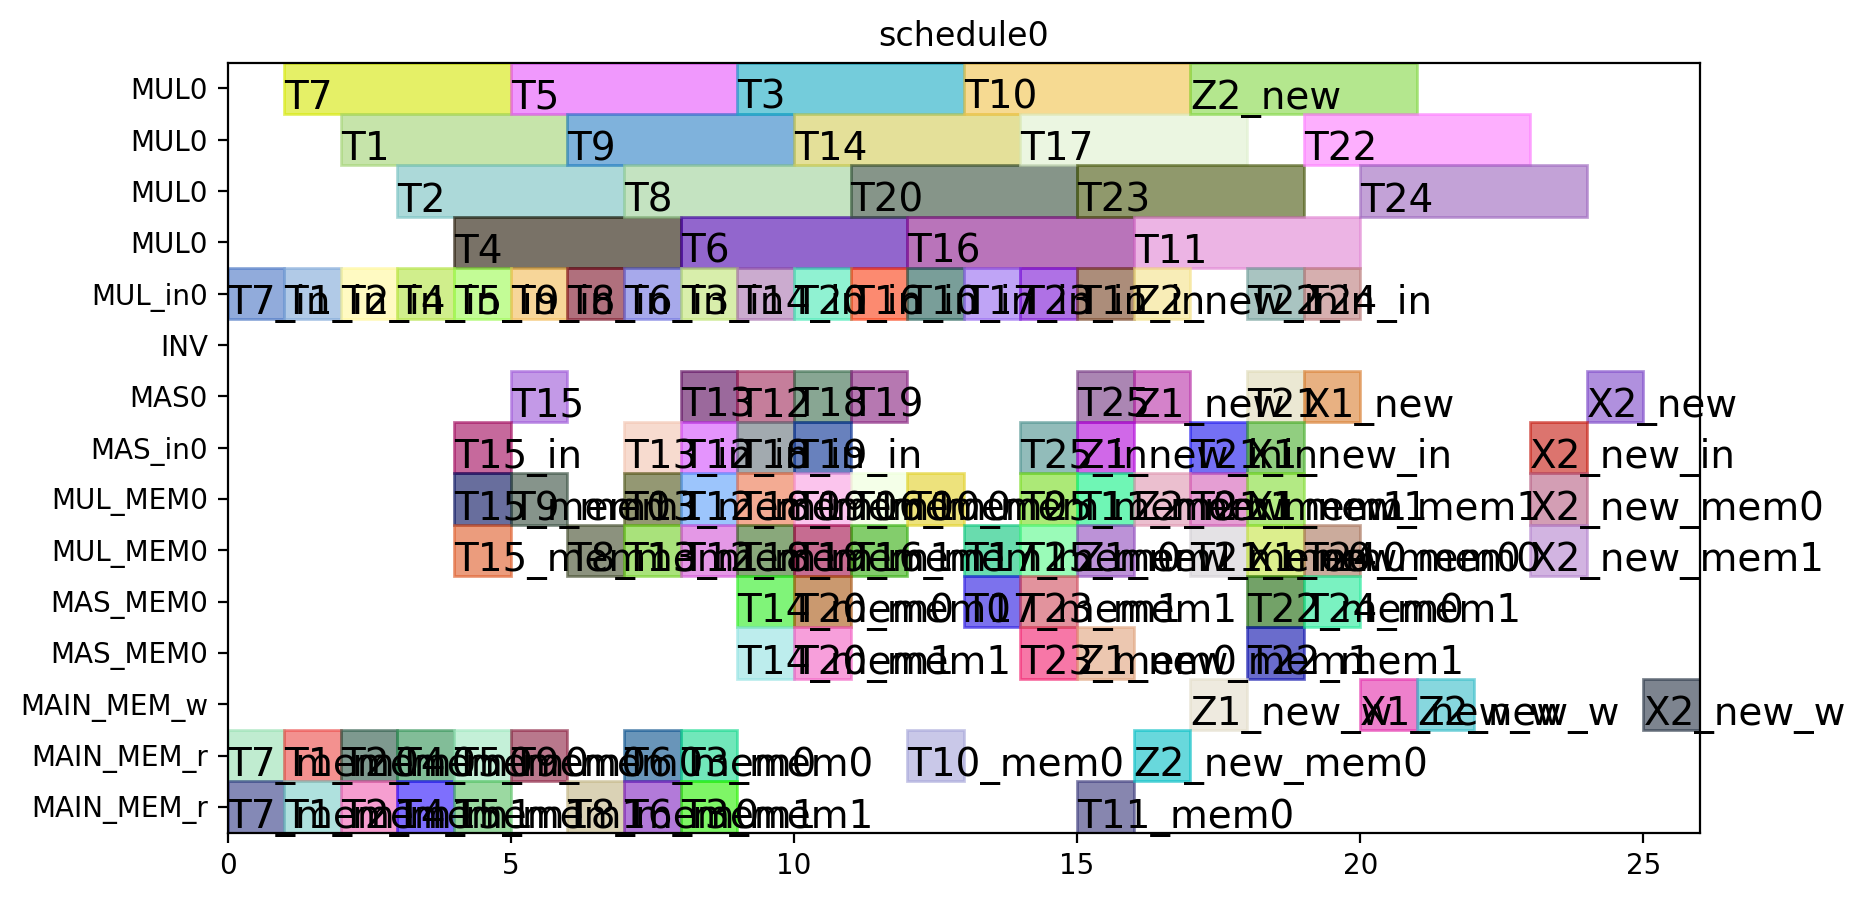

This chart was generated by the following Python code:
from pyschedule import Scenario, solvers, plotters, alt


def solve():
	horizon = 90
	S = Scenario("schedule0", horizon=horizon)

	# resource
	MUL = S.Resources('MUL', num=1, size=4)
	MUL_in = S.Resources('MUL_in', num=1)
	INV = S.Resource('INV')
	MAS = S.Resources('MAS', num=1, size=1, periods=range(1, horizon))
	MAS_in = S.Resources('MAS_in', num=1)
	MUL_MEM = S.Resources('MUL_MEM', num=1, size=2)
	MAS_MEM = S.Resources('MAS_MEM', num=1, size=2)
	MAIN_MEM_w = S.Resource('MAIN_MEM_w', size=1)
	MAIN_MEM_r = S.Resource('MAIN_MEM_r', size=2)

	# result of previous scheduling

	# new tasks
	T1_in = S.Task('T1_in', length=1, delay_cost=1)
	T1_in += alt(MUL_in)
	T1 = S.Task('T1', length=4, delay_cost=1)
	T1 += alt(MUL)
	S += T1>=T1_in

	T1_mem0 = S.Task('T1_mem0', length=1, delay_cost=1)
	T1_mem0 += MAIN_MEM_r
	S += T1_mem0 <= T1

	T1_mem1 = S.Task('T1_mem1', length=1, delay_cost=1)
	T1_mem1 += MAIN_MEM_r
	S += T1_mem1 <= T1

	T2_in = S.Task('T2_in', length=1, delay_cost=1)
	T2_in += alt(MUL_in)
	T2 = S.Task('T2', length=4, delay_cost=1)
	T2 += alt(MUL)
	S += T2>=T2_in

	T2_mem0 = S.Task('T2_mem0', length=1, delay_cost=1)
	T2_mem0 += MAIN_MEM_r
	S += T2_mem0 <= T2

	T2_mem1 = S.Task('T2_mem1', length=1, delay_cost=1)
	T2_mem1 += MAIN_MEM_r
	S += T2_mem1 <= T2

	T3_in = S.Task('T3_in', length=1, delay_cost=1)
	T3_in += alt(MUL_in)
	T3 = S.Task('T3', length=4, delay_cost=1)
	T3 += alt(MUL)
	S += T3>=T3_in

	T3_mem0 = S.Task('T3_mem0', length=1, delay_cost=1)
	T3_mem0 += MAIN_MEM_r
	S += T3_mem0 <= T3

	T3_mem1 = S.Task('T3_mem1', length=1, delay_cost=1)
	T3_mem1 += MAIN_MEM_r
	S += T3_mem1 <= T3

	T4_in = S.Task('T4_in', length=1, delay_cost=1)
	T4_in += alt(MUL_in)
	T4 = S.Task('T4', length=4, delay_cost=1)
	T4 += alt(MUL)
	S += T4>=T4_in

	T4_mem0 = S.Task('T4_mem0', length=1, delay_cost=1)
	T4_mem0 += MAIN_MEM_r
	S += T4_mem0 <= T4

	T4_mem1 = S.Task('T4_mem1', length=1, delay_cost=1)
	T4_mem1 += MAIN_MEM_r
	S += T4_mem1 <= T4

	T5_in = S.Task('T5_in', length=1, delay_cost=1)
	T5_in += alt(MUL_in)
	T5 = S.Task('T5', length=4, delay_cost=1)
	T5 += alt(MUL)
	S += T5>=T5_in

	T5_mem0 = S.Task('T5_mem0', length=1, delay_cost=1)
	T5_mem0 += MAIN_MEM_r
	S += T5_mem0 <= T5

	T5_mem1 = S.Task('T5_mem1', length=1, delay_cost=1)
	T5_mem1 += MAIN_MEM_r
	S += T5_mem1 <= T5

	T6_in = S.Task('T6_in', length=1, delay_cost=1)
	T6_in += alt(MUL_in)
	T6 = S.Task('T6', length=4, delay_cost=1)
	T6 += alt(MUL)
	S += T6>=T6_in

	T6_mem0 = S.Task('T6_mem0', length=1, delay_cost=1)
	T6_mem0 += MAIN_MEM_r
	S += T6_mem0 <= T6

	T6_mem1 = S.Task('T6_mem1', length=1, delay_cost=1)
	T6_mem1 += MAIN_MEM_r
	S += T6_mem1 <= T6

	T7_in = S.Task('T7_in', length=1, delay_cost=1)
	T7_in += alt(MUL_in)
	T7 = S.Task('T7', length=4, delay_cost=1)
	T7 += alt(MUL)
	S += T7>=T7_in

	T7_mem0 = S.Task('T7_mem0', length=1, delay_cost=1)
	T7_mem0 += MAIN_MEM_r
	S += T7_mem0 <= T7

	T7_mem1 = S.Task('T7_mem1', length=1, delay_cost=1)
	T7_mem1 += MAIN_MEM_r
	S += T7_mem1 <= T7

	T8_in = S.Task('T8_in', length=1, delay_cost=1)
	T8_in += alt(MUL_in)
	T8 = S.Task('T8', length=4, delay_cost=1)
	T8 += alt(MUL)
	S += T8>=T8_in

	T8_mem0 = S.Task('T8_mem0', length=1, delay_cost=1)
	T8_mem0 += MAIN_MEM_r
	S += T8_mem0 <= T8

	T8_mem1 = S.Task('T8_mem1', length=1, delay_cost=1)
	T8_mem1 += alt(MUL_MEM)
	S += (T1*MUL[0])-1 < T8_mem1*MUL_MEM[0]
	S += T8_mem1 <= T8

	T9_in = S.Task('T9_in', length=1, delay_cost=1)
	T9_in += alt(MUL_in)
	T9 = S.Task('T9', length=4, delay_cost=1)
	T9 += alt(MUL)
	S += T9>=T9_in

	T9_mem0 = S.Task('T9_mem0', length=1, delay_cost=1)
	T9_mem0 += MAIN_MEM_r
	S += T9_mem0 <= T9

	T9_mem1 = S.Task('T9_mem1', length=1, delay_cost=1)
	T9_mem1 += alt(MUL_MEM)
	S += (T1*MUL[0])-1 < T9_mem1*MUL_MEM[0]
	S += T9_mem1 <= T9

	T10_in = S.Task('T10_in', length=1, delay_cost=1)
	T10_in += alt(MUL_in)
	T10 = S.Task('T10', length=4, delay_cost=1)
	T10 += alt(MUL)
	S += T10>=T10_in

	T10_mem0 = S.Task('T10_mem0', length=1, delay_cost=1)
	T10_mem0 += MAIN_MEM_r
	S += T10_mem0 <= T10

	T10_mem1 = S.Task('T10_mem1', length=1, delay_cost=1)
	T10_mem1 += alt(MUL_MEM)
	S += (T3*MUL[0])-1 < T10_mem1*MUL_MEM[0]
	S += T10_mem1 <= T10

	T11_in = S.Task('T11_in', length=1, delay_cost=1)
	T11_in += alt(MUL_in)
	T11 = S.Task('T11', length=4, delay_cost=1)
	T11 += alt(MUL)
	S += T11>=T11_in

	T11_mem0 = S.Task('T11_mem0', length=1, delay_cost=1)
	T11_mem0 += MAIN_MEM_r
	S += T11_mem0 <= T11

	T11_mem1 = S.Task('T11_mem1', length=1, delay_cost=1)
	T11_mem1 += alt(MUL_MEM)
	S += (T3*MUL[0])-1 < T11_mem1*MUL_MEM[0]
	S += T11_mem1 <= T11

	T12_in = S.Task('T12_in', length=1, delay_cost=1)
	T12_in += alt(MAS_in)
	T12 = S.Task('T12', length=1, delay_cost=1)
	T12 += alt(MAS)

	S += T12>=T12_in

	T12_mem0 = S.Task('T12_mem0', length=1, delay_cost=1)
	T12_mem0 += alt(MUL_MEM)
	S += (T4*MUL[0])-1 < T12_mem0*MUL_MEM[0]
	S += T12_mem0 <= T12

	T12_mem1 = S.Task('T12_mem1', length=1, delay_cost=1)
	T12_mem1 += alt(MUL_MEM)
	S += (T2*MUL[0])-1 < T12_mem1*MUL_MEM[0]
	S += T12_mem1 <= T12

	T13_in = S.Task('T13_in', length=1, delay_cost=1)
	T13_in += alt(MAS_in)
	T13 = S.Task('T13', length=1, delay_cost=1)
	T13 += alt(MAS)

	S += T13>=T13_in

	T13_mem0 = S.Task('T13_mem0', length=1, delay_cost=1)
	T13_mem0 += alt(MUL_MEM)
	S += (T4*MUL[0])-1 < T13_mem0*MUL_MEM[0]
	S += T13_mem0 <= T13

	T13_mem1 = S.Task('T13_mem1', length=1, delay_cost=1)
	T13_mem1 += alt(MUL_MEM)
	S += (T2*MUL[0])-1 < T13_mem1*MUL_MEM[0]
	S += T13_mem1 <= T13

	T15_in = S.Task('T15_in', length=1, delay_cost=1)
	T15_in += alt(MAS_in)
	T15 = S.Task('T15', length=1, delay_cost=1)
	T15 += alt(MAS)

	S += T15>=T15_in

	T15_mem0 = S.Task('T15_mem0', length=1, delay_cost=1)
	T15_mem0 += alt(MUL_MEM)
	S += (T7*MUL[0])-1 < T15_mem0*MUL_MEM[0]
	S += T15_mem0 <= T15

	T15_mem1 = S.Task('T15_mem1', length=1, delay_cost=1)
	T15_mem1 += alt(MUL_MEM)
	S += (T7*MUL[0])-1 < T15_mem1*MUL_MEM[0]
	S += T15_mem1 <= T15

	T14_in = S.Task('T14_in', length=1, delay_cost=1)
	T14_in += alt(MUL_in)
	T14 = S.Task('T14', length=4, delay_cost=1)
	T14 += alt(MUL)
	S += T14>=T14_in

	T14_mem0 = S.Task('T14_mem0', length=1, delay_cost=1)
	T14_mem0 += alt(MAS_MEM)
	S += (T13*MAS[0])-1 < T14_mem0*MAS_MEM[0]
	S += T14_mem0 <= T14

	T14_mem1 = S.Task('T14_mem1', length=1, delay_cost=1)
	T14_mem1 += alt(MAS_MEM)
	S += (T13*MAS[0])-1 < T14_mem1*MAS_MEM[0]
	S += T14_mem1 <= T14

	T16_in = S.Task('T16_in', length=1, delay_cost=1)
	T16_in += alt(MUL_in)
	T16 = S.Task('T16', length=4, delay_cost=1)
	T16 += alt(MUL)
	S += T16>=T16_in

	T16_mem0 = S.Task('T16_mem0', length=1, delay_cost=1)
	T16_mem0 += alt(MUL_MEM)
	S += (T1*MUL[0])-1 < T16_mem0*MUL_MEM[0]
	S += T16_mem0 <= T16

	T16_mem1 = S.Task('T16_mem1', length=1, delay_cost=1)
	T16_mem1 += alt(MUL_MEM)
	S += (T8*MUL[0])-1 < T16_mem1*MUL_MEM[0]
	S += T16_mem1 <= T16

	T17_in = S.Task('T17_in', length=1, delay_cost=1)
	T17_in += alt(MUL_in)
	T17 = S.Task('T17', length=4, delay_cost=1)
	T17 += alt(MUL)
	S += T17>=T17_in

	T17_mem0 = S.Task('T17_mem0', length=1, delay_cost=1)
	T17_mem0 += alt(MUL_MEM)
	S += (T8*MUL[0])-1 < T17_mem0*MUL_MEM[0]
	S += T17_mem0 <= T17

	T17_mem1 = S.Task('T17_mem1', length=1, delay_cost=1)
	T17_mem1 += alt(MAS_MEM)
	S += (T15*MAS[0])-1 < T17_mem1*MAS_MEM[0]
	S += T17_mem1 <= T17

	T18_in = S.Task('T18_in', length=1, delay_cost=1)
	T18_in += alt(MAS_in)
	T18 = S.Task('T18', length=1, delay_cost=1)
	T18 += alt(MAS)

	S += T18>=T18_in

	T18_mem0 = S.Task('T18_mem0', length=1, delay_cost=1)
	T18_mem0 += alt(MUL_MEM)
	S += (T5*MUL[0])-1 < T18_mem0*MUL_MEM[0]
	S += T18_mem0 <= T18

	T18_mem1 = S.Task('T18_mem1', length=1, delay_cost=1)
	T18_mem1 += alt(MUL_MEM)
	S += (T9*MUL[0])-1 < T18_mem1*MUL_MEM[0]
	S += T18_mem1 <= T18

	T19_in = S.Task('T19_in', length=1, delay_cost=1)
	T19_in += alt(MAS_in)
	T19 = S.Task('T19', length=1, delay_cost=1)
	T19 += alt(MAS)

	S += T19>=T19_in

	T19_mem0 = S.Task('T19_mem0', length=1, delay_cost=1)
	T19_mem0 += alt(MUL_MEM)
	S += (T5*MUL[0])-1 < T19_mem0*MUL_MEM[0]
	S += T19_mem0 <= T19

	T19_mem1 = S.Task('T19_mem1', length=1, delay_cost=1)
	T19_mem1 += alt(MUL_MEM)
	S += (T9*MUL[0])-1 < T19_mem1*MUL_MEM[0]
	S += T19_mem1 <= T19

	T21_in = S.Task('T21_in', length=1, delay_cost=1)
	T21_in += alt(MAS_in)
	T21 = S.Task('T21', length=1, delay_cost=1)
	T21 += alt(MAS)

	S += T21>=T21_in

	T21_mem0 = S.Task('T21_mem0', length=1, delay_cost=1)
	T21_mem0 += alt(MUL_MEM)
	S += (T6*MUL[0])-1 < T21_mem0*MUL_MEM[0]
	S += T21_mem0 <= T21

	T21_mem1 = S.Task('T21_mem1', length=1, delay_cost=1)
	T21_mem1 += alt(MUL_MEM)
	S += (T10*MUL[0])-1 < T21_mem1*MUL_MEM[0]
	S += T21_mem1 <= T21

	T24_in = S.Task('T24_in', length=1, delay_cost=1)
	T24_in += alt(MUL_in)
	T24 = S.Task('T24', length=4, delay_cost=1)
	T24 += alt(MUL)
	S += T24>=T24_in

	T24_mem0 = S.Task('T24_mem0', length=1, delay_cost=1)
	T24_mem0 += alt(MUL_MEM)
	S += (T11*MUL[0])-1 < T24_mem0*MUL_MEM[0]
	S += T24_mem0 <= T24

	T24_mem1 = S.Task('T24_mem1', length=1, delay_cost=1)
	T24_mem1 += alt(MAS_MEM)
	S += (T12*MAS[0])-1 < T24_mem1*MAS_MEM[0]
	S += T24_mem1 <= T24

	T20_in = S.Task('T20_in', length=1, delay_cost=1)
	T20_in += alt(MUL_in)
	T20 = S.Task('T20', length=4, delay_cost=1)
	T20 += alt(MUL)
	S += T20>=T20_in

	T20_mem0 = S.Task('T20_mem0', length=1, delay_cost=1)
	T20_mem0 += alt(MAS_MEM)
	S += (T15*MAS[0])-1 < T20_mem0*MAS_MEM[0]
	S += T20_mem0 <= T20

	T20_mem1 = S.Task('T20_mem1', length=1, delay_cost=1)
	T20_mem1 += alt(MAS_MEM)
	S += (T18*MAS[0])-1 < T20_mem1*MAS_MEM[0]
	S += T20_mem1 <= T20

	T22_in = S.Task('T22_in', length=1, delay_cost=1)
	T22_in += alt(MUL_in)
	T22 = S.Task('T22', length=4, delay_cost=1)
	T22 += alt(MUL)
	S += T22>=T22_in

	T22_mem0 = S.Task('T22_mem0', length=1, delay_cost=1)
	T22_mem0 += alt(MAS_MEM)
	S += (T21*MAS[0])-1 < T22_mem0*MAS_MEM[0]
	S += T22_mem0 <= T22

	T22_mem1 = S.Task('T22_mem1', length=1, delay_cost=1)
	T22_mem1 += alt(MAS_MEM)
	S += (T21*MAS[0])-1 < T22_mem1*MAS_MEM[0]
	S += T22_mem1 <= T22

	T23_in = S.Task('T23_in', length=1, delay_cost=1)
	T23_in += alt(MUL_in)
	T23 = S.Task('T23', length=4, delay_cost=1)
	T23 += alt(MUL)
	S += T23>=T23_in

	T23_mem0 = S.Task('T23_mem0', length=1, delay_cost=1)
	T23_mem0 += alt(MAS_MEM)
	S += (T19*MAS[0])-1 < T23_mem0*MAS_MEM[0]
	S += T23_mem0 <= T23

	T23_mem1 = S.Task('T23_mem1', length=1, delay_cost=1)
	T23_mem1 += alt(MAS_MEM)
	S += (T19*MAS[0])-1 < T23_mem1*MAS_MEM[0]
	S += T23_mem1 <= T23

	T25_in = S.Task('T25_in', length=1, delay_cost=1)
	T25_in += alt(MAS_in)
	T25 = S.Task('T25', length=1, delay_cost=1)
	T25 += alt(MAS)

	S += T25>=T25_in

	T25_mem0 = S.Task('T25_mem0', length=1, delay_cost=1)
	T25_mem0 += alt(MUL_MEM)
	S += (T20*MUL[0])-1 < T25_mem0*MUL_MEM[0]
	S += T25_mem0 <= T25

	T25_mem1 = S.Task('T25_mem1', length=1, delay_cost=1)
	T25_mem1 += alt(MUL_MEM)
	S += (T20*MUL[0])-1 < T25_mem1*MUL_MEM[0]
	S += T25_mem1 <= T25

	Z2_new_in = S.Task('Z2_new_in', length=1, delay_cost=1)
	Z2_new_in += alt(MUL_in)
	Z2_new = S.Task('Z2_new', length=4, delay_cost=1)
	Z2_new += alt(MUL)
	S += Z2_new>=Z2_new_in

	S += 0<Z2_new

	Z2_new_mem0 = S.Task('Z2_new_mem0', length=1, delay_cost=1)
	Z2_new_mem0 += MAIN_MEM_r
	S += Z2_new_mem0 <= Z2_new

	Z2_new_mem1 = S.Task('Z2_new_mem1', length=1, delay_cost=1)
	Z2_new_mem1 += alt(MUL_MEM)
	S += (T14*MUL[0])-1 < Z2_new_mem1*MUL_MEM[0]
	S += Z2_new_mem1 <= Z2_new

	Z2_new_w = S.Task('Z2_new_w', length=1, delay_cost=1)
	Z2_new_w += alt(MAIN_MEM_w)
	S += Z2_new <= Z2_new_w

	X2_new_in = S.Task('X2_new_in', length=1, delay_cost=1)
	X2_new_in += alt(MAS_in)
	X2_new = S.Task('X2_new', length=1, delay_cost=1)
	X2_new += alt(MAS)

	S += X2_new>=X2_new_in

	S += 0<X2_new

	X2_new_mem0 = S.Task('X2_new_mem0', length=1, delay_cost=1)
	X2_new_mem0 += alt(MUL_MEM)
	S += (T22*MUL[0])-1 < X2_new_mem0*MUL_MEM[0]
	S += X2_new_mem0 <= X2_new

	X2_new_mem1 = S.Task('X2_new_mem1', length=1, delay_cost=1)
	X2_new_mem1 += alt(MUL_MEM)
	S += (T24*MUL[0])-1 < X2_new_mem1*MUL_MEM[0]
	S += X2_new_mem1 <= X2_new

	X2_new_w = S.Task('X2_new_w', length=1, delay_cost=1)
	X2_new_w += alt(MAIN_MEM_w)
	S += X2_new <= X2_new_w

	X1_new_in = S.Task('X1_new_in', length=1, delay_cost=1)
	X1_new_in += alt(MAS_in)
	X1_new = S.Task('X1_new', length=1, delay_cost=1)
	X1_new += alt(MAS)

	S += X1_new>=X1_new_in

	S += 0<X1_new

	X1_new_mem0 = S.Task('X1_new_mem0', length=1, delay_cost=1)
	X1_new_mem0 += alt(MUL_MEM)
	S += (T23*MUL[0])-1 < X1_new_mem0*MUL_MEM[0]
	S += X1_new_mem0 <= X1_new

	X1_new_mem1 = S.Task('X1_new_mem1', length=1, delay_cost=1)
	X1_new_mem1 += alt(MUL_MEM)
	S += (T17*MUL[0])-1 < X1_new_mem1*MUL_MEM[0]
	S += X1_new_mem1 <= X1_new

	X1_new_w = S.Task('X1_new_w', length=1, delay_cost=1)
	X1_new_w += alt(MAIN_MEM_w)
	S += X1_new <= X1_new_w

	Z1_new_in = S.Task('Z1_new_in', length=1, delay_cost=1)
	Z1_new_in += alt(MAS_in)
	Z1_new = S.Task('Z1_new', length=1, delay_cost=1)
	Z1_new += alt(MAS)

	S += Z1_new>=Z1_new_in

	S += 0<Z1_new

	Z1_new_mem0 = S.Task('Z1_new_mem0', length=1, delay_cost=1)
	Z1_new_mem0 += alt(MUL_MEM)
	S += (T16*MUL[0])-1 < Z1_new_mem0*MUL_MEM[0]
	S += Z1_new_mem0 <= Z1_new

	Z1_new_mem1 = S.Task('Z1_new_mem1', length=1, delay_cost=1)
	Z1_new_mem1 += alt(MAS_MEM)
	S += (T25*MAS[0])-1 < Z1_new_mem1*MAS_MEM[0]
	S += Z1_new_mem1 <= Z1_new

	Z1_new_w = S.Task('Z1_new_w', length=1, delay_cost=1)
	Z1_new_w += alt(MAIN_MEM_w)
	S += Z1_new <= Z1_new_w

	solvers.mip.solve(S,msg=1,kind='CPLEX',ratio_gap=1.01)

	solution = [['hoge']*len(S.solution()[1]) for i in range(len(S.solution()))]
	for i in range(len(S.solution())):
		for j in range(len(S.solution()[i])):
			solution[i][j]=str(S.solution()[i][j])
	print(solution)

	cycles = int(solution[-1][3])

	pic_file_name = "/home/mfukuda/ABE/python/multiRAM/scheduling_result/ladderMul_mul1_4_add1_1/schedule0.png"
	if(S.solution() != []):
		plotters.matplotlib.plot(S,img_filename=pic_file_name, fig_size=(cycles*0.25+3, 5))

	return solution
